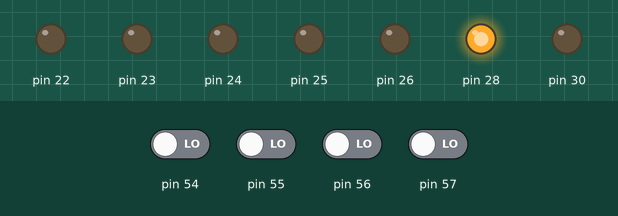
Recording of a sketch running on a simulated Arduino Mega 2560, built with avr-gcc and run on an emulated ATmega2560. Shown: output pins drawn as LEDs (lit = HIGH). Inputs (shaded band) come from the test bench; at power-on: pin 54–57 LOW.

Above: at 6.8 s.
6.9 s: pin 54 driven HIGH
At 8.1 s:
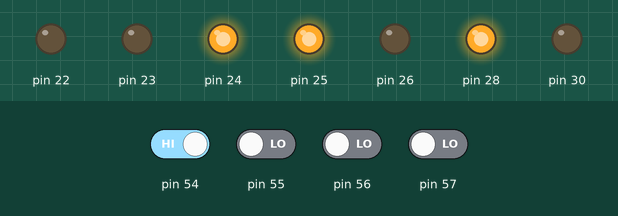
8.4 s: pin 55 driven HIGH
At 9.4 s:
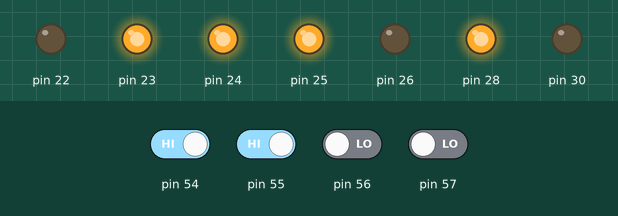
11.4 s: pin 56 driven HIGH
At 11.7 s:
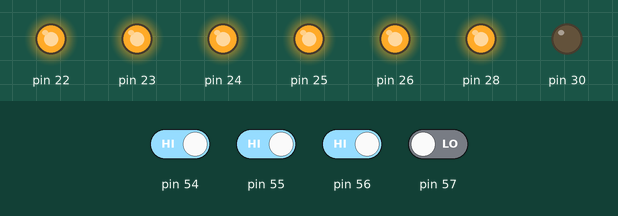
12.9 s: pin 57 driven HIGH
At 14.1 s:
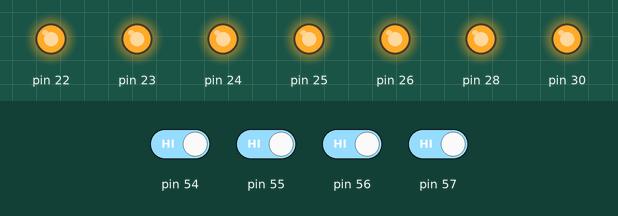
14.4 s: pin 54 driven LOW
At 15.2 s:
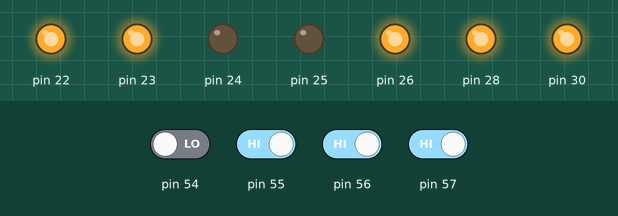
15.9 s: pin 55 driven LOW
At 16.3 s:
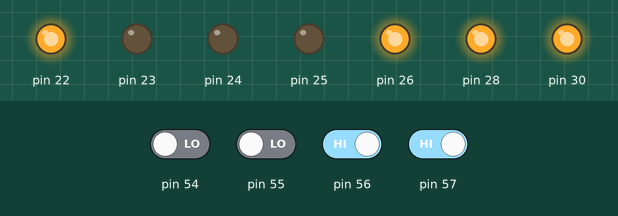
Timing chart, 0 to 18.4 s (numbered marks = the images above; inputs shaded):
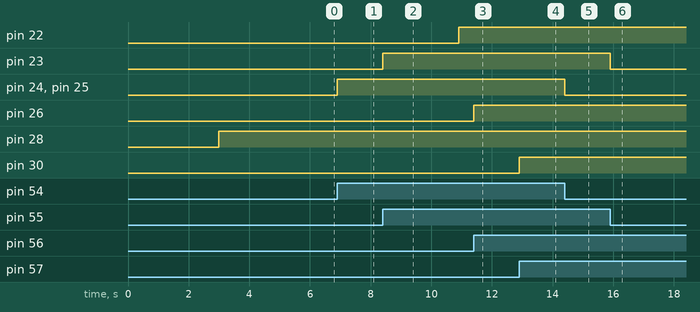

Measured:
- after the input at 6.9 s, pin 24, pin 25: LOW → HIGH at once
- after the input at 8.4 s, pin 23: LOW → HIGH at once
- after the input at 11.4 s, pin 26: LOW → HIGH at once
- after the input at 12.9 s, pin 30: LOW → HIGH at once
- after the input at 14.4 s, pin 24, pin 25: HIGH → LOW at once
- after the input at 15.9 s, pin 23: HIGH → LOW at once

The sketch:

HWControl.ino
```cpp
#include <Controllino.h>
#include "HWControl.h"
#include "valvecontrol.h"
#include "boilercontrol.h"
#include "receiver.h"

//#define HW_PRIORITY
#undef HW_PRIORITY

//Set receiver auto reset
#define RECEIVER_AUTO_RESET 1

/*
* Boiler Control
*/
Boiler BoilerControl(BOILER_CFH);
/*
 * Valve Outputs
 */
Valve UpstairsValve(UPSTAIRS_VALVE, &BoilerControl);
Valve DownstairsValve(DOWNSTAIRS_VALVE, &BoilerControl);
Valve DHWValve(DHW_VALVE, &BoilerControl);
Valve UnderfloorValve(UNDERFLOOR_VALVE, &BoilerControl);
Valve BathroomUfPump(BATHROOM_UF_PUMP, &BoilerControl);     //Use the valve class for the pump (it's controlled the same!)

/*
* Receiver Control
*/
Receiver UpstairsRcvr(UPSTAIRS_DEMAND, UPSTAIRS_RCVR_PWR, RECEIVER_AUTO_RESET);
Receiver DownstairsRcvr(DOWNSTAIRS_DEMAND, DOWNSTAIRS_RCVR_PWR, RECEIVER_AUTO_RESET);
Receiver DHWRcvr(HW_DEMAND, HW_DEMAND_RCVR_PWR, RECEIVER_AUTO_RESET);
Receiver BathroomUfRcvr(BATHROOM_UF_DEMAND, BATHROOM_UF_PWR, RECEIVER_AUTO_RESET);


void setup() {
    return;
}

/*
 * Processes valve requests on all valves
 */
void ProcessValves() {
  UpstairsValve.ProcessValve();
  DownstairsValve.ProcessValve();
  DHWValve.ProcessValve();
  UnderfloorValve.ProcessValve();
  BathroomUfPump.ProcessValve();
}

void loop() {
/*
 * Main Control Loop
 */

 #ifdef HW_PRIORITY

 if (DHWRcvr.iscallingforheat())            //DHW Priority
 {
    DHWValve.OpenValve();
    UpstairsValve.CloseValve();
    DownstairsValve.CloseValve();
    UnderfloorValve.CloseValve();
    BathroomUfPump.CloseValve();
 }
 else
 {
  DHWValve.CloseValve();

  if (UpstairsRcvr.iscallingforheat())     //Upstairs Zone
  {
    UpstairsValve.OpenValve();
  }
  else
  {
    UpstairsValve.CloseValve();
  }

  if (DownstairsRcvr.iscallingforheat())   //Downstairs Zone + Underfloor valve
  {
    DownstairsValve.OpenValve();
    UnderfloorValve.OpenValve();
  }
  else
  {
    DownstairsValve.CloseValve();
    UnderfloorValve.CloseValve();
  }

  if (BathroomUfRcvr.iscallingforheat())   //Bathroom Under Floor Pump Control (using valve class!)
  {
    BathroomUfPump.OpenValve();
  }
  else
  {
    BathroomUfPump.CloseValve();
  }

 }
 #else

 if (DHWRcvr.iscallingforheat())     //  Hot Water
    DHWValve.OpenValve();
  else
    DHWValve.CloseValve();

 if (UpstairsRcvr.iscallingforheat())     //Upstairs Zone
    UpstairsValve.OpenValve();
  else
    UpstairsValve.CloseValve();

  if (DownstairsRcvr.iscallingforheat())   //Downstairs Zone + Underfloor valve
  {
    DownstairsValve.OpenValve();
    UnderfloorValve.OpenValve();
  }
  else
  {
    DownstairsValve.CloseValve();
    UnderfloorValve.CloseValve();
  }

  if (BathroomUfRcvr.iscallingforheat())   //Bathroom Under Floor Pump Control (using valve class!)
  {
    BathroomUfPump.OpenValve();
  }
  else
  {
    BathroomUfPump.CloseValve();
  }

 #endif

  /*
   * Process valve requests
   */
  ProcessValves();

  /*
   * Process Boiler State
   */
  BoilerControl.ProcessState();
}
```

HWControl.h
```cpp
/*
 * Heating System IO Configuration
 */

#ifndef HWCONTROL_H
#define HWCONTROL_H

#include <Arduino.h>
#include <Controllino.h>

// Inputs
#define DOWNSTAIRS_DEMAND       CONTROLLINO_A0
#define UPSTAIRS_DEMAND         CONTROLLINO_A1
#define HW_DEMAND               CONTROLLINO_A2
#define BATHROOM_UF_DEMAND      CONTROLLINO_A3

//Outputs
#define BOILER_CFH              CONTROLLINO_R0
#define UNDERFLOOR_VALVE        CONTROLLINO_R2
#define DOWNSTAIRS_VALVE        CONTROLLINO_R3
#define UPSTAIRS_VALVE          CONTROLLINO_R1
#define DHW_VALVE               CONTROLLINO_R4
#define BATHROOM_UF_PUMP        CONTROLLINO_R8

#define DOWNSTAIRS_RCVR_PWR     CONTROLLINO_R6
#define UPSTAIRS_RCVR_PWR       CONTROLLINO_R6
#define HW_DEMAND_RCVR_PWR      CONTROLLINO_R6
#define BATHROOM_UF_PWR         CONTROLLINO_R6


#endif
```

boilercontrol.cpp
```cpp
#include "boilercontrol.h"
#include <limits.h>

Boiler::Boiler(unsigned short binding)
{
    Binding = binding;
    Requests = 0;
    State = OFF;
    ActionTime = millis();
    pinMode(Binding, OUTPUT);
    digitalWrite(Binding,BOILER_OFF);
}

void Boiler::FireUp()
{
    ActionTime = millis();
    digitalWrite(Binding, BOILER_ON);
}

void Boiler::ShutDown()
{
    ActionTime = millis();
    digitalWrite(Binding, BOILER_OFF);
}

bool Boiler::RequestHeat()
{
  //Increment request count:
  Requests+= 1;
  return true;
}

bool Boiler::RevokeRequest()
{
  //Decrement request count and return request status
  if (Requests > 0)
    Requests-= 1;

  return (Requests > 0);
}

bool Boiler::AllowClose()
{
  //Allow a valve to close if another opens, or the boiler has shutdown fully.s
  return ((Requests > 0) || (State == OFF));
}


void Boiler::ProcessState()
{
  unsigned long TimeTaken;

 //Calculate time taken since last event
  if (millis() >= ActionTime)
    TimeTaken = (millis() - ActionTime);
  else
    TimeTaken = (millis() + (ULONG_MAX - ActionTime));

  switch (State) {
    case DISCONNECTED : break;

    case OFF :
      if (Requests > 0)
      {
        FireUp();
        State = FIRING_UP;
      }
    break;

    case ON :
      if (Requests == 0)
      {
        ShutDown();
        State = SHUTTING_DOWN;
      }
      break;

    case FIRING_UP :
      if (TimeTaken > BOILER_START_TIME)
        State = ON;
      break;

    case SHUTTING_DOWN :
      if (TimeTaken > BOILER_STOP_TIME)
        State = OFF;
      else
      {
        if (Requests > 0)
        {
          FireUp();
          State = FIRING_UP;
        }
      }
      break;

    default :
      break;
  }
}
```

boilercontrol.h
```cpp
/*
 * boilercontrol.h
 */

 #ifndef BOILERCONTROL_H
 #define BOILERCONTROL_H

#include <Arduino.h>

/*
 * Type definitions
 */
typedef enum { DISCONNECTED = 0, OFF, FIRING_UP, ON, SHUTTING_DOWN } tBoilerState;

class Boiler
{
  unsigned short Binding;
  tBoilerState State;
  unsigned short Requests;
  unsigned long ActionTime;

  public:
    Boiler (unsigned short Binding);
    void ProcessState();
    bool RequestHeat();
    bool RevokeRequest();
    bool AllowClose();

  private:
    void FireUp();
    void ShutDown();
};

 /*
 * System Constants
 */
#define   BOILER_START_TIME 4000
#define   BOILER_STOP_TIME  300000
#define   BOILER_ON         1
#define   BOILER_OFF        0


#endif
```

receiver.cpp
```cpp
#include "receiver.h"
#include <limits.h>

/* Receiver constructor
*/
Receiver::Receiver(unsigned short input, unsigned short output, bool reset)
{
    //Initialise setup
    InputBinding = input;
    OutputBinding = output;
    ResetReceiver = reset;

    //Initialise state
    State = RESETTING;

    //Setup Arduino IO
    pinMode(InputBinding, INPUT);
    pinMode(OutputBinding, OUTPUT);

    //Put the receiver in reset state
    digitalWrite(OutputBinding, RESET_PIN_STATE);

    //Timestamp init event:
    EventTime = millis();
}


bool Receiver::iscallingforheat()
{
    unsigned long TimeTaken;

    //Disable call for heat, unless we are in a valid state
    bool heat = false;

    //Calculate time taken since last event
    if (millis() >= EventTime)
        TimeTaken = (millis() - EventTime);
    else
        TimeTaken = (millis() + (ULONG_MAX - EventTime));


    switch(State)
    {   case PENDING_RESET:
            digitalWrite(OutputBinding, RESET_PIN_STATE);
            EventTime = millis();
            State = RESETTING;
            break;

        case BOOTING:
            if (TimeTaken >= DEFAULT_BOOT_TIME_MS)
                State = BOOTED;
            break;

        case BOOTED:
            heat = digitalRead(InputBinding);

            //Detect a request change
            if (heat != LastRequestState)
            {
                //Record the switch time
                EventTime = millis();
                //Update the request state
                LastRequestState = heat;
            }

            if (heat && ResetReceiver)
                if (TimeTaken > DEFAULT_RESET_TIMEOUT)
                    //Reset the receiver as we have been heating for a while
                    State = PENDING_RESET;
            break;

        case RESETTING:
            //Wait for device reset time
            if (TimeTaken >= DEFAULT_RESET_TIME){
                EventTime = millis();
                digitalWrite(OutputBinding, !RESET_PIN_STATE);
                State = BOOTING;
            }
            break;

        default:
            State = PENDING_RESET;
            break;
    }

    return heat;
}
```

receiver.h
```cpp
/*
* receiver.h
*/

#ifndef RECEIVER_H
#define RECEIVER_H

#include <Arduino.h>

typedef enum {  BOOTING = 0,
                BOOTED,
                PENDING_RESET,
                RESETTING} tReceiverState;

class Receiver
{
    unsigned short InputBinding;
    unsigned short OutputBinding;
    tReceiverState State;
    unsigned long EventTime;
    bool ResetReceiver;
    bool LastRequestState = false;

    public:
    Receiver(unsigned short input, unsigned short output, bool reset);
    bool iscallingforheat();
    };

#define RESET_PIN_STATE                 0
#define DEFAULT_RESET_TIME              3000
#define DEFAULT_BOOT_TIME_MS            3000
#define DEFAULT_RESET_TIMEOUT_HRS       3
#define DEFAULT_RESET_TIMEOUT           (unsigned long)DEFAULT_RESET_TIMEOUT_HRS * 60 * 60 * 1000

#endif
```

valvecontrol.cpp
```cpp
#include "valvecontrol.h"
#include <limits.h>

Valve::Valve(unsigned short binding, Boiler* plant)
{
  Plant = plant;
  Binding = binding;
  State = CLOSED;
  ActionTime = millis();
  pinMode(Binding, OUTPUT);
  digitalWrite(Binding,VALVE_CLOSED);
}

void Valve::CloseValve()
{
  switch (State) {
    case OPEN :
      ActionTime = millis();
      State = DEREGISTERING;
      break;

    default :
      break;
  }

}

void Valve::OpenValve()
{
  switch (State) {
    case CLOSED :
      ActionTime = millis();
      State = OPENING;
      digitalWrite(Binding,VALVE_OPEN);
      break;

    case HELD_OPEN :
      ActionTime = millis();
      State = OPENING;
      digitalWrite(Binding,VALVE_OPEN);
      break;

    default :
      break;
  }
}

void Valve::ProcessValve()
{

  unsigned long TimeTaken;

  //Calculate time taken since last event
  if (millis() >= ActionTime)
      TimeTaken = (millis() - ActionTime);
  else
      TimeTaken = (millis() + (ULONG_MAX - ActionTime));

  switch (State) {
    case UNBOUND : break;
    case CLOSED : break;
    case OPEN : break;

    case OPENING :
      if (TimeTaken > VALVE_OPEN_TIME)
        State = REGISTERING;
      break;

    case REGISTERING :
      Plant->RequestHeat();
      State = OPEN;
      break;

    case DEREGISTERING :
      if (Plant->RevokeRequest())
      {
        State = CLOSING;
        digitalWrite(Binding,VALVE_CLOSED);
      }
      else
      {
        State = HELD_OPEN;
      }
      break;

    case HELD_OPEN :
      if (Plant->AllowClose())
      {
        State = CLOSING;
        digitalWrite(Binding, VALVE_CLOSED);
      }
      break;

    case CLOSING :
      if (TimeTaken > VALVE_CLOSE_TIME)
        State = CLOSED;
      break;

    default :
      break;
  }
}
```

valvecontrol.h
```cpp
/*
 * valvecontrol.h
 */

 #ifndef VALVECONTROL_H
 #define VALVECONTROL_H

#include <Arduino.h>
#include "boilercontrol.h"


/*
 * Type definitions
 */
typedef enum { UNBOUND = 0, CLOSED, OPENING, REGISTERING, OPEN, DEREGISTERING, HELD_OPEN, CLOSING } tValveState;

class Valve
{
  unsigned short Binding;
  Boiler* Plant;
  tValveState State;
  unsigned long ActionTime;

  public:
    Valve (unsigned short binding, Boiler* plant);
    void ProcessValve();
    void OpenValve();
    void CloseValve();
};

 /*
 * System Constants
 */
#define   VALVE_OPEN_TIME   4000
#define   VALVE_CLOSE_TIME  4000
#define   VALVE_OPEN        1
#define   VALVE_CLOSED      0


#endif
```
